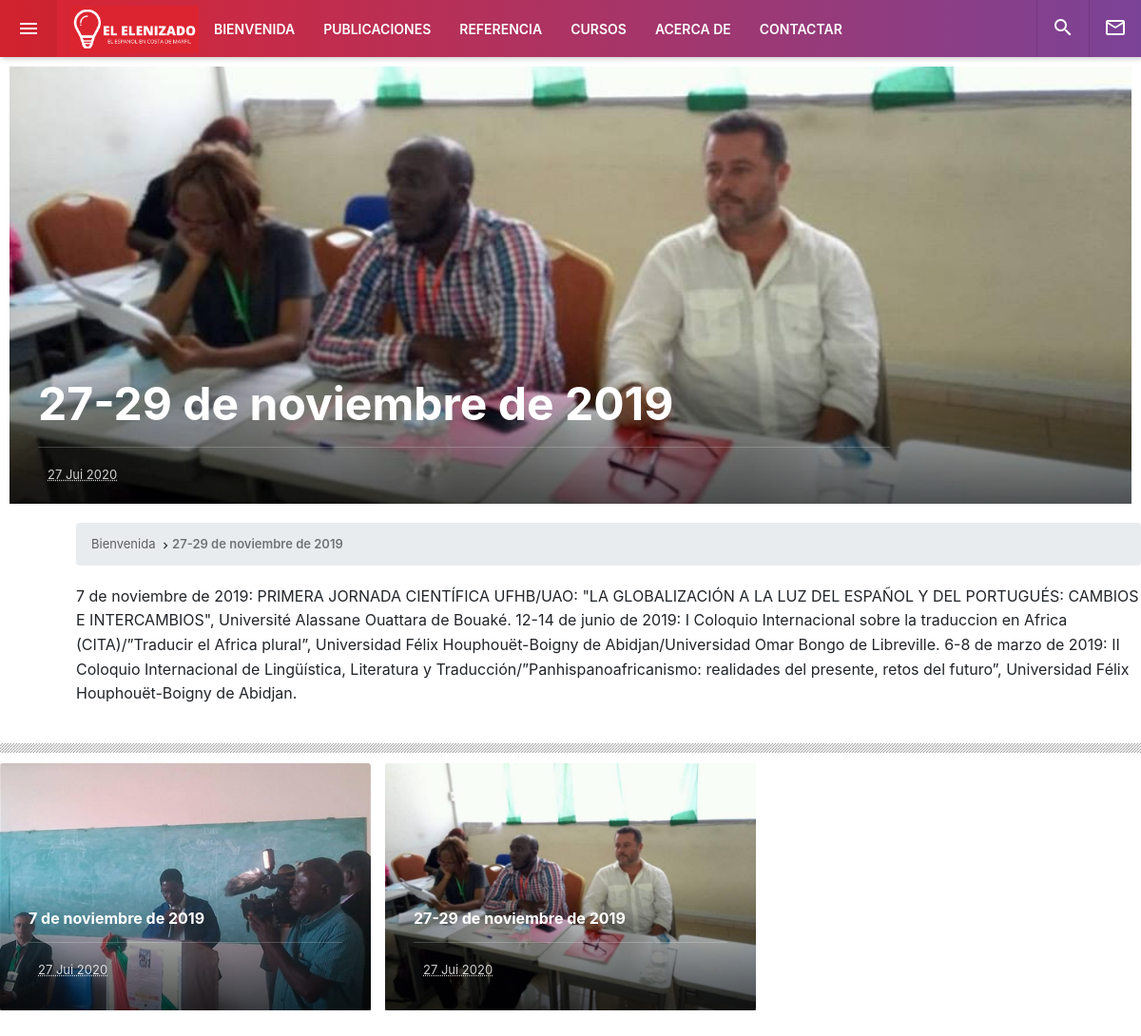
Page /elenizado/details/27-29-de-noviembre-de-2019-236641 on the committed database.
### website/models.py (models this page shows, shortened)
class SiteInfo(models.Model):
    email = models.EmailField()
    nom = models.CharField(max_length=255)
    telephone = models.IntegerField()
    description = models.TextField()
    logo = models.ImageField(upload_to='logo/site')
    date_add = models.DateTimeField(auto_now_add=True)
    date_update= models.DateTimeField(auto_now=True)
    status = models.BooleanField(default=True)
    class Meta:
        verbose_name = 'Site info'
        verbose_name_plural = 'Sites infos'

### elenizado/models.py (models this page shows, shortened)
class Evenement(models.Model):
    image = models.ImageField(upload_to='evenemant/image')
    description = HTMLField()
    titre = models.CharField(max_length=255)
    date_add = models.DateTimeField(auto_now_add=True)
    date_update= models.DateTimeField(auto_now=True)
    status = models.BooleanField(default=True)
    slug = models.SlugField(unique=True, null=True, blank=True)
    class Meta:
        verbose_name = 'Evenement'
        verbose_name_plural = 'Evenements'

### elenizado/views.py (the view)
# urls.py: path('details/<slug>', views.details_events, name='details'),
def details_events(request,slug):
    site_info = models_site.SiteInfo.objects.filter(status=True)[:1].get()
    events = models.Evenement.objects.get(slug=slug)
    events_r = models.Evenement.objects.all().order_by('-date_add')[:3]
    datas = {
            "events":events,
            "events_r":events_r,
            'site_info':site_info,
    }
    return render(request,"pages/details-events.html",datas)

### templates/pages/details-events.html
{% extends 'bases/header.html' %}
{% block content %}
	<main class="main-container">
		<section class="sub-highlight">
			<div class="parallax-box">
				<div class="parallax-image" style="background-image: url({{events.image.url}});"></div>
				<article class="post-box">
		    		<div class="post-overlay">
		    			<div class="post-overlay-inner">
			    			<h1 class="post-title">{{events.titre}}</h1>
			    			<div class="post-meta">
			    				<div class="post-meta-author-info">
			    					<span class="post-meta-date">
			    						<abbr class="published updated" title="December 4, 2017">{{events.date_add|date:"d M Y"}}</abbr>
			    					</span>
			    				</div>
			    			</div>
		    			</div>
		    		</div>
		    	</article>
			</div>
		</section>
		<section class="main-content">
			<div class="article-inner">
				<div class="article-header">
					<div class="breadcrumb">
						<ul>
							<li><a href="{% url 'index' %}"><span>Bienvenida</span></a> <i class="material-icons">&#xE315;</i></li>
							<li><span>{{events.titre}}</span></li>
						</ul>
					</div>
				</div>
				<p>{{events.description|safe}}</p>
			</div>
			<div class="more-article">
				<div class="w-header">
					<div class="w-seperator"></div>
				</div>
				<div class="more-posts">
					{% for e in events_r%}
					<div class="columns column-2">
						<article class="post-box" style="background-image: url({{e.image.url}});">
							<div class="post-overlay">
								<h3 class="post-title">{{e.titre}}</h3>
								<div class="post-meta">
									<div class="post-meta-author-info">
										<span class="post-meta-date">
											<abbr class="published updated" title="December 4, 2017">{{e.date_add|date:"d M Y"}}</abbr>
										</span>
									</div>
								</div>
							</div>
							<a href="{% url 'details' e.slug %}" class="post-overlayLink"></a>
						</article>
					</div>
					{% endfor %}
				</div>
			</div>
		</section>
	</main>
    {% endblock %}

### templates/bases/header.html (shortened to what this page needs)
<!DOCTYPE html>
<html lang="fr">
<head>
	<link rel="stylesheet" type="text/css" href="/static/plugins/zebra-tooltip/zebra_tooltips.min.css">
	<link rel="stylesheet" type="text/css" href="/static/plugins/owl-carousel/assets/owl.carousel.min.css">
	<link rel="stylesheet" href="https://cdnjs.cloudflare.com/ajax/libs/limonte-sweetalert2/8.11.8/sweetalert2.css">
	<link rel="stylesheet" type="text/css" href="/static/css/main-style.css">
	<link rel="stylesheet" type="text/css" href="/static/css/responsive-style.css">
	<link href="https://stackpath.bootstrapcdn.com/bootstrap/4.5.0/css/bootstrap.min.css" rel="stylesheet" >
</head>
<body>
	<header class="header">
		<div class="header-wrapper">
			<div class="toggle-sidebar material-button">
				<i class="material-icons">&#xE5D2;</i>
			</div>
			<div class="logo-box">
				<h1>
					<a href="{% url 'index' %}" class="logo" style="background: url('{{ site_info.logo.url }}') ;background-size: cover; width: 135px; height:50px;position:relative; bottom:8px"></a>
				</h1>
			</div>
			<div class="header-menu">
				<ul class="header-navigation" data-show-menu-on-mobile>
					<li>
						<a href="{% url 'index' %}" class="material-button submenu-toggle">BIENVENIDA</a>
					</li>
					<li>
						<a href="#" class="material-button submenu-toggle">PUBLICACIONES</a>
					</li>
					<li>
						<a href="#" class="material-button submenu-toggle">REFERENCIA</a>
					</li>
					<li>
						<a href="{% url 'cours' %}" class="material-button submenu-toggle">CURSOS</a>
					</li>
					<li>
						<a href="{% url 'about' %}" class="material-button submenu-toggle">ACERCA DE</a>
					</li>
					<li>
						<a href="{% url 'contact' %}" class="material-button submenu-toggle">CONTACTAR</a>
					</li>
				</ul>
			</div>
			<div class="header-right with-seperator">
				<ul class="header-navigation">
					<li>
						<a href="#" class="material-button search-toggle"><i class="material-icons">&#xE8B6;</i></a>
					</li>
					<li class="hide-on-mobile"><a href="#" class="material-button" data-modal="newsletterModal"><i class="material-icons">&#xE0E1;</i></a></li>
				</ul>
			</div>
		</div>
	</header>
{% block content %}
{% endblock %}
</body>
</html>

### rows in the picture
SiteInfo: logo (picture)
Evenement: image (picture), titre "27-29 de noviembre de 2019", date_add "27 Jui 2020", description "7 de noviembre de 2019: PRIMERA JORNADA CIENTÍFICA UFHB/UAO: \"LA GLOBALIZACIÓN A LA LUZ DEL ESPAÑOL Y DEL PORTUGUÉS: CAMBIOS E INTERCAMBIOS\", Université Alassane Ouattara de Bouaké. 12-14 de junio de 2019: I Coloquio Internacional sobre la traduccion en Africa (CITA)/”Traducir el Africa plural”, Universidad Félix Houphouët-Boigny de Abidjan/Universidad Omar Bongo de Libreville. 6-8 de marzo de 2019: II Coloquio Internacional de Lingüística, Literatura y Traducción/”Panhispanoafricanismo: realidades del presente, retos del futuro”, Universidad Félix Houphouët-Boigny de Abidjan."
Evenement: image (picture), titre "7 de noviembre de 2019", date_add "27 Jui 2020"
